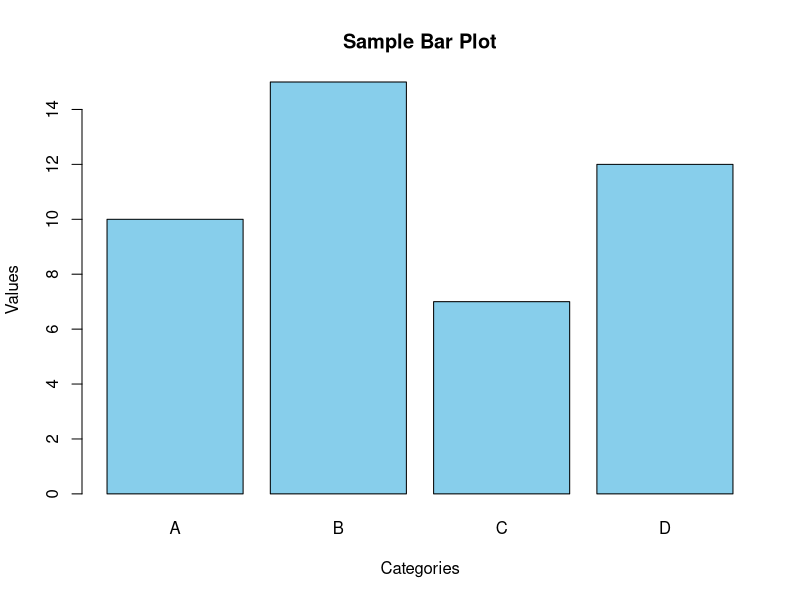
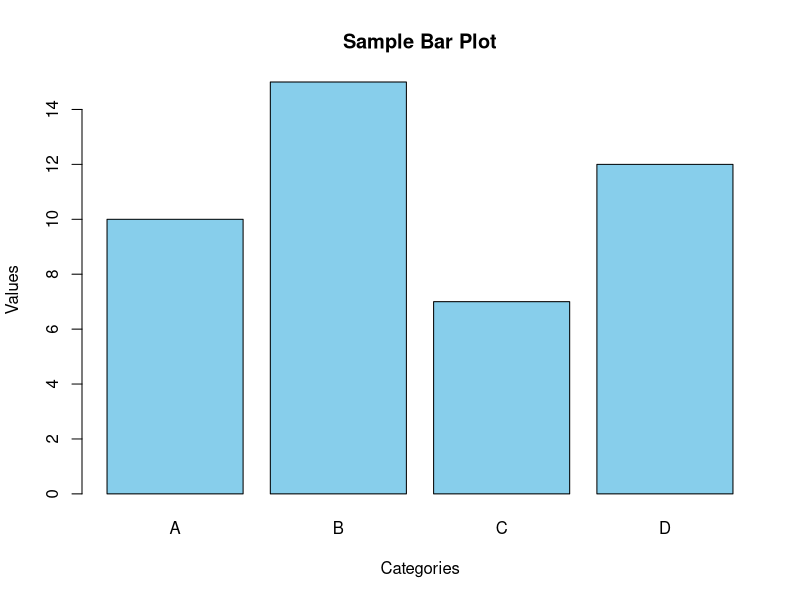

Write R code to recreate these figures, in order.
# R script to create a bar plot and save it

# Define the data
categories <- c("A", "B", "C", "D")
values <- c(10, 15, 7, 12)

# Create the bar plot
barplot(values, 
        names.arg = categories,
        main = "Sample Bar Plot",
        xlab = "Categories",
        ylab = "Values",
        col = "skyblue")

# Save the plot as a PNG file
png("bar_plot_output.png")
barplot(values, 
        names.arg = categories,
        main = "Sample Bar Plot",
        xlab = "Categories",
        ylab = "Values",
        col = "skyblue")
dev.off()
